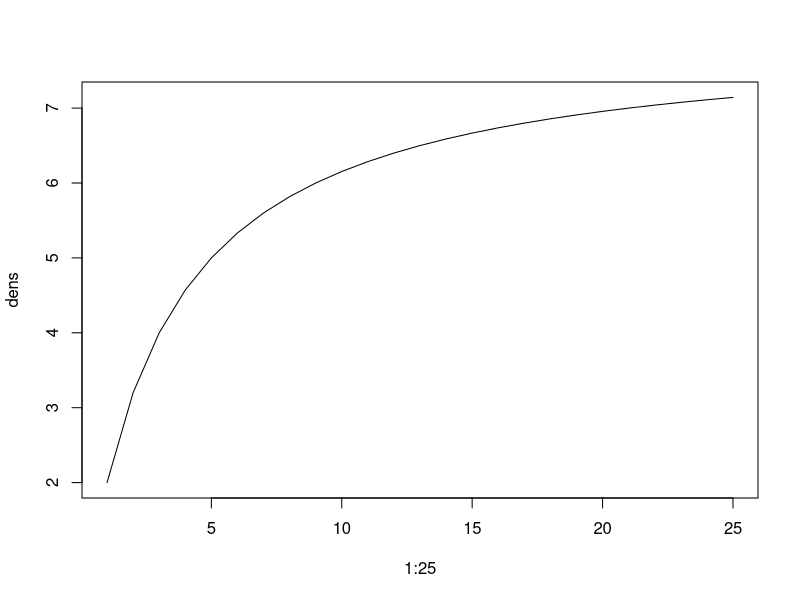
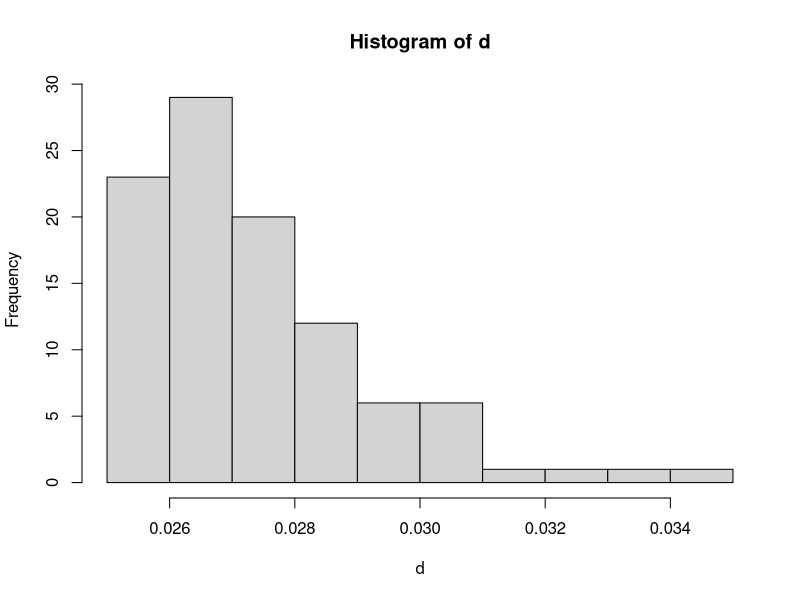

Write R code to recreate these figures, in order.

q=0.5
beta=.1
d=NULL
for (i in 1:100){
  d[i] <- log(1-q)/(log(q) + log(beta) -log(i))
}


a=8
b=3
d=1
dens=NULL
for (t in 1:25){
  dens[t] <- (a*(t^d))/(b^d + t^d)
}
plot(1:25,dens,type="l")






beta<-0.001
tq<-runif(100,1,20)
q<-0.25
d <- log(1-q)/(log(q) + log(beta) -log(tq))
hist(d)


mean(rexp(100,1))
